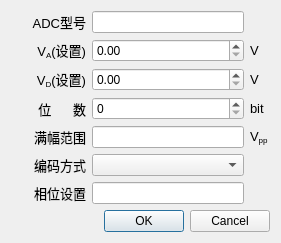
<?xml version="1.0" encoding="UTF-8"?>
<ui version="4.0">
 <class>AdcSettingsDialogClass</class>
 <widget class="QDialog" name="AdcSettingsDialogClass">
  <property name="geometry">
   <rect>
    <x>0</x>
    <y>0</y>
    <width>281</width>
    <height>225</height>
   </rect>
  </property>
  <property name="windowTitle">
   <string>ADC设置</string>
  </property>
  <layout class="QGridLayout" name="gridLayout_2">
   <item row="0" column="0">
    <layout class="QGridLayout" name="gridLayout">
     <item row="0" column="0">
      <widget class="QLabel" name="labl_3">
       <property name="font">
        <font>
         <family>Arial</family>
         <pointsize>10</pointsize>
        </font>
       </property>
       <property name="text">
        <string>ADC型号</string>
       </property>
       <property name="alignment">
        <set>Qt::AlignRight|Qt::AlignTrailing|Qt::AlignVCenter</set>
       </property>
      </widget>
     </item>
     <item row="0" column="1">
      <widget class="QLineEdit" name="adcTypeLineEdit">
       <property name="sizePolicy">
        <sizepolicy hsizetype="Preferred" vsizetype="Fixed">
         <horstretch>0</horstretch>
         <verstretch>0</verstretch>
        </sizepolicy>
       </property>
      </widget>
     </item>
     <item row="1" column="0">
      <widget class="QLabel" name="labl_4">
       <property name="font">
        <font>
         <family>Arial</family>
         <pointsize>10</pointsize>
        </font>
       </property>
       <property name="text">
        <string>V&lt;sub&gt;A&lt;/sub&gt;(设置)</string>
       </property>
       <property name="alignment">
        <set>Qt::AlignRight|Qt::AlignTrailing|Qt::AlignVCenter</set>
       </property>
      </widget>
     </item>
     <item row="1" column="1">
      <widget class="QDoubleSpinBox" name="vaDoubleSpinBox">
       <property name="sizePolicy">
        <sizepolicy hsizetype="Preferred" vsizetype="Fixed">
         <horstretch>0</horstretch>
         <verstretch>0</verstretch>
        </sizepolicy>
       </property>
      </widget>
     </item>
     <item row="1" column="2">
      <widget class="QLabel" name="labl_10">
       <property name="minimumSize">
        <size>
         <width>20</width>
         <height>0</height>
        </size>
       </property>
       <property name="maximumSize">
        <size>
         <width>20</width>
         <height>16777215</height>
        </size>
       </property>
       <property name="font">
        <font>
         <family>Arial</family>
         <pointsize>10</pointsize>
        </font>
       </property>
       <property name="text">
        <string>V</string>
       </property>
      </widget>
     </item>
     <item row="2" column="0">
      <widget class="QLabel" name="labl_5">
       <property name="font">
        <font>
         <family>Arial</family>
         <pointsize>10</pointsize>
        </font>
       </property>
       <property name="text">
        <string>V&lt;sub&gt;D&lt;/sub&gt;(设置)</string>
       </property>
       <property name="alignment">
        <set>Qt::AlignRight|Qt::AlignTrailing|Qt::AlignVCenter</set>
       </property>
      </widget>
     </item>
     <item row="2" column="1">
      <widget class="QDoubleSpinBox" name="vdDoubleSpinBox">
       <property name="sizePolicy">
        <sizepolicy hsizetype="Preferred" vsizetype="Fixed">
         <horstretch>0</horstretch>
         <verstretch>0</verstretch>
        </sizepolicy>
       </property>
      </widget>
     </item>
     <item row="2" column="2">
      <widget class="QLabel" name="labl_11">
       <property name="font">
        <font>
         <family>Arial</family>
         <pointsize>10</pointsize>
        </font>
       </property>
       <property name="text">
        <string>V</string>
       </property>
      </widget>
     </item>
     <item row="3" column="0">
      <widget class="QLabel" name="labl_6">
       <property name="font">
        <font>
         <family>Arial</family>
         <pointsize>10</pointsize>
        </font>
       </property>
       <property name="text">
        <string>位      数</string>
       </property>
       <property name="alignment">
        <set>Qt::AlignRight|Qt::AlignTrailing|Qt::AlignVCenter</set>
       </property>
      </widget>
     </item>
     <item row="3" column="1">
      <widget class="QSpinBox" name="bitCountSpinBox">
       <property name="sizePolicy">
        <sizepolicy hsizetype="Preferred" vsizetype="Fixed">
         <horstretch>0</horstretch>
         <verstretch>0</verstretch>
        </sizepolicy>
       </property>
      </widget>
     </item>
     <item row="3" column="2">
      <widget class="QLabel" name="labl_12">
       <property name="font">
        <font>
         <family>Arial</family>
         <pointsize>10</pointsize>
        </font>
       </property>
       <property name="text">
        <string>bit</string>
       </property>
      </widget>
     </item>
     <item row="4" column="0">
      <widget class="QLabel" name="labl_7">
       <property name="font">
        <font>
         <family>Arial</family>
         <pointsize>10</pointsize>
        </font>
       </property>
       <property name="text">
        <string>满幅范围</string>
       </property>
       <property name="alignment">
        <set>Qt::AlignRight|Qt::AlignTrailing|Qt::AlignVCenter</set>
       </property>
      </widget>
     </item>
     <item row="4" column="1">
      <widget class="QLineEdit" name="vppLineEdit">
       <property name="sizePolicy">
        <sizepolicy hsizetype="Preferred" vsizetype="Fixed">
         <horstretch>0</horstretch>
         <verstretch>0</verstretch>
        </sizepolicy>
       </property>
      </widget>
     </item>
     <item row="4" column="2">
      <widget class="QLabel" name="labl_13">
       <property name="font">
        <font>
         <family>Arial</family>
         <pointsize>10</pointsize>
        </font>
       </property>
       <property name="text">
        <string>V&lt;sub&gt;pp&lt;/sub&gt;</string>
       </property>
      </widget>
     </item>
     <item row="5" column="0">
      <widget class="QLabel" name="labl_8">
       <property name="font">
        <font>
         <family>Arial</family>
         <pointsize>10</pointsize>
        </font>
       </property>
       <property name="text">
        <string>编码方式</string>
       </property>
       <property name="alignment">
        <set>Qt::AlignRight|Qt::AlignTrailing|Qt::AlignVCenter</set>
       </property>
      </widget>
     </item>
     <item row="6" column="0">
      <widget class="QLabel" name="labl_9">
       <property name="minimumSize">
        <size>
         <width>75</width>
         <height>0</height>
        </size>
       </property>
       <property name="maximumSize">
        <size>
         <width>75</width>
         <height>16777215</height>
        </size>
       </property>
       <property name="font">
        <font>
         <family>Arial</family>
         <pointsize>10</pointsize>
        </font>
       </property>
       <property name="text">
        <string>相位设置</string>
       </property>
       <property name="alignment">
        <set>Qt::AlignRight|Qt::AlignTrailing|Qt::AlignVCenter</set>
       </property>
      </widget>
     </item>
     <item row="6" column="1">
      <widget class="QLineEdit" name="phaseLineEdit">
       <property name="sizePolicy">
        <sizepolicy hsizetype="Preferred" vsizetype="Fixed">
         <horstretch>0</horstretch>
         <verstretch>0</verstretch>
        </sizepolicy>
       </property>
      </widget>
     </item>
     <item row="5" column="1">
      <widget class="QComboBox" name="codingComboBox"/>
     </item>
    </layout>
   </item>
   <item row="1" column="0">
    <widget class="QDialogButtonBox" name="buttonBox">
     <property name="orientation">
      <enum>Qt::Horizontal</enum>
     </property>
     <property name="standardButtons">
      <set>QDialogButtonBox::Cancel|QDialogButtonBox::Ok</set>
     </property>
    </widget>
   </item>
  </layout>
 </widget>
 <layoutdefault spacing="6" margin="11"/>
 <resources/>
 <connections/>
</ui>
